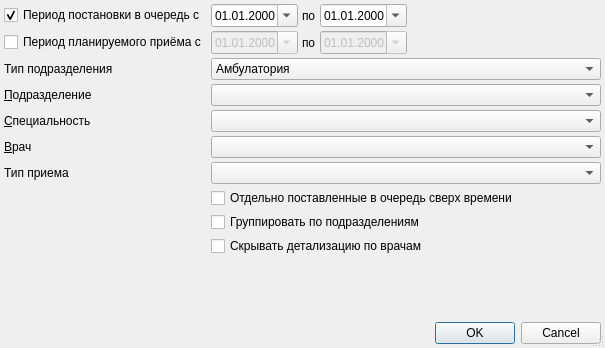
<?xml version="1.0" encoding="UTF-8"?>
<ui version="4.0">
 <class>PreRecordPlanExecutionByDoctorsDialog</class>
 <widget class="QDialog" name="PreRecordPlanExecutionByDoctorsDialog">
  <property name="windowModality">
   <enum>Qt::ApplicationModal</enum>
  </property>
  <property name="geometry">
   <rect>
    <x>0</x>
    <y>0</y>
    <width>550</width>
    <height>348</height>
   </rect>
  </property>
  <property name="windowTitle">
   <string>параметры отчёта</string>
  </property>
  <property name="sizeGripEnabled">
   <bool>true</bool>
  </property>
  <layout class="QGridLayout" name="gridLayout">
   <property name="margin">
    <number>4</number>
   </property>
   <property name="spacing">
    <number>4</number>
   </property>
   <item row="7" column="1" colspan="5">
    <widget class="QCheckBox" name="chkOvertime">
     <property name="text">
      <string>Отдельно поставленные в очередь сверх времени</string>
     </property>
    </widget>
   </item>
   <item row="4" column="1" colspan="5">
    <widget class="CRBComboBox" name="cmbSpeciality">
     <property name="sizePolicy">
      <sizepolicy hsizetype="Preferred" vsizetype="Fixed">
       <horstretch>0</horstretch>
       <verstretch>0</verstretch>
      </sizepolicy>
     </property>
     <property name="whatsThis">
      <string>&lt;html&gt;&lt;head&gt;&lt;meta name=&quot;qrichtext&quot; content=&quot;1&quot; /&gt;&lt;style type=&quot;text/css&quot;&gt;
p, li { white-space: pre-wrap; }
&lt;/style&gt;&lt;/head&gt;&lt;body style=&quot; font-family:'MS Shell Dlg 2'; font-size:8.25pt; font-weight:400; font-style:normal;&quot;&gt;
&lt;p style=&quot;-qt-paragraph-type:empty; margin-top:0px; margin-bottom:0px; margin-left:0px; margin-right:0px; -qt-block-indent:0; text-indent:0px;&quot;&gt;&lt;/p&gt;&lt;/body&gt;&lt;/html&gt;</string>
     </property>
    </widget>
   </item>
   <item row="5" column="0">
    <widget class="QLabel" name="lblPerson">
     <property name="sizePolicy">
      <sizepolicy hsizetype="Preferred" vsizetype="Preferred">
       <horstretch>0</horstretch>
       <verstretch>0</verstretch>
      </sizepolicy>
     </property>
     <property name="text">
      <string>&amp;Врач</string>
     </property>
     <property name="buddy">
      <cstring>cmbPerson</cstring>
     </property>
    </widget>
   </item>
   <item row="3" column="1" colspan="5">
    <widget class="COrgStructureComboBox" name="cmbOrgStructure">
     <property name="sizePolicy">
      <sizepolicy hsizetype="Preferred" vsizetype="Fixed">
       <horstretch>0</horstretch>
       <verstretch>0</verstretch>
      </sizepolicy>
     </property>
    </widget>
   </item>
   <item row="5" column="1" colspan="5">
    <widget class="CPersonComboBoxEx" name="cmbPerson">
     <property name="sizePolicy">
      <sizepolicy hsizetype="Expanding" vsizetype="Fixed">
       <horstretch>0</horstretch>
       <verstretch>0</verstretch>
      </sizepolicy>
     </property>
    </widget>
   </item>
   <item row="0" column="2">
    <widget class="QLabel" name="lblEndRecordDate">
     <property name="sizePolicy">
      <sizepolicy hsizetype="Maximum" vsizetype="Preferred">
       <horstretch>0</horstretch>
       <verstretch>0</verstretch>
      </sizepolicy>
     </property>
     <property name="text">
      <string>по</string>
     </property>
     <property name="buddy">
      <cstring>edtEndRecordDate</cstring>
     </property>
    </widget>
   </item>
   <item row="8" column="1" colspan="5">
    <widget class="QCheckBox" name="chkGroupByOrgStructure">
     <property name="sizePolicy">
      <sizepolicy hsizetype="Preferred" vsizetype="Fixed">
       <horstretch>0</horstretch>
       <verstretch>0</verstretch>
      </sizepolicy>
     </property>
     <property name="text">
      <string>Группировать по подразделениям</string>
     </property>
    </widget>
   </item>
   <item row="1" column="2">
    <widget class="QLabel" name="lblEndScheduleDate">
     <property name="sizePolicy">
      <sizepolicy hsizetype="Maximum" vsizetype="Preferred">
       <horstretch>0</horstretch>
       <verstretch>0</verstretch>
      </sizepolicy>
     </property>
     <property name="text">
      <string>по</string>
     </property>
     <property name="buddy">
      <cstring>edtEndScheduleDate</cstring>
     </property>
    </widget>
   </item>
   <item row="1" column="0">
    <widget class="QCheckBox" name="chkSchedulePeriod">
     <property name="sizePolicy">
      <sizepolicy hsizetype="Preferred" vsizetype="Fixed">
       <horstretch>0</horstretch>
       <verstretch>0</verstretch>
      </sizepolicy>
     </property>
     <property name="text">
      <string>Период планируемого приёма с</string>
     </property>
     <property name="checked">
      <bool>false</bool>
     </property>
    </widget>
   </item>
   <item row="0" column="1">
    <widget class="CDateEdit" name="edtBegRecordDate">
     <property name="enabled">
      <bool>true</bool>
     </property>
     <property name="sizePolicy">
      <sizepolicy hsizetype="Maximum" vsizetype="Fixed">
       <horstretch>0</horstretch>
       <verstretch>0</verstretch>
      </sizepolicy>
     </property>
     <property name="displayFormat">
      <string>dd.MM.yyyy</string>
     </property>
     <property name="calendarPopup">
      <bool>true</bool>
     </property>
    </widget>
   </item>
   <item row="10" column="0">
    <spacer name="verticalSpacer">
     <property name="orientation">
      <enum>Qt::Vertical</enum>
     </property>
     <property name="sizeHint" stdset="0">
      <size>
       <width>20</width>
       <height>0</height>
      </size>
     </property>
    </spacer>
   </item>
   <item row="0" column="0">
    <widget class="QCheckBox" name="chkRecordPeriod">
     <property name="sizePolicy">
      <sizepolicy hsizetype="Preferred" vsizetype="Fixed">
       <horstretch>0</horstretch>
       <verstretch>0</verstretch>
      </sizepolicy>
     </property>
     <property name="text">
      <string>Период постановки в очередь с</string>
     </property>
     <property name="checked">
      <bool>true</bool>
     </property>
    </widget>
   </item>
   <item row="9" column="1" colspan="5">
    <widget class="QCheckBox" name="chkHidePersons">
     <property name="text">
      <string>Скрывать детализацию по врачам</string>
     </property>
    </widget>
   </item>
   <item row="0" column="3" colspan="2">
    <widget class="CDateEdit" name="edtEndRecordDate">
     <property name="enabled">
      <bool>true</bool>
     </property>
     <property name="sizePolicy">
      <sizepolicy hsizetype="Maximum" vsizetype="Fixed">
       <horstretch>0</horstretch>
       <verstretch>0</verstretch>
      </sizepolicy>
     </property>
     <property name="displayFormat">
      <string>dd.MM.yyyy</string>
     </property>
     <property name="calendarPopup">
      <bool>true</bool>
     </property>
    </widget>
   </item>
   <item row="1" column="1">
    <widget class="CDateEdit" name="edtBegScheduleDate">
     <property name="enabled">
      <bool>false</bool>
     </property>
     <property name="sizePolicy">
      <sizepolicy hsizetype="Maximum" vsizetype="Fixed">
       <horstretch>0</horstretch>
       <verstretch>0</verstretch>
      </sizepolicy>
     </property>
     <property name="displayFormat">
      <string>dd.MM.yyyy</string>
     </property>
     <property name="calendarPopup">
      <bool>true</bool>
     </property>
    </widget>
   </item>
   <item row="0" column="5">
    <spacer name="horizontalSpacer">
     <property name="orientation">
      <enum>Qt::Horizontal</enum>
     </property>
     <property name="sizeHint" stdset="0">
      <size>
       <width>40</width>
       <height>20</height>
      </size>
     </property>
    </spacer>
   </item>
   <item row="4" column="0">
    <widget class="QLabel" name="lblSpeciality">
     <property name="sizePolicy">
      <sizepolicy hsizetype="Preferred" vsizetype="Preferred">
       <horstretch>0</horstretch>
       <verstretch>0</verstretch>
      </sizepolicy>
     </property>
     <property name="text">
      <string>&amp;Специальность</string>
     </property>
     <property name="buddy">
      <cstring>cmbSpeciality</cstring>
     </property>
    </widget>
   </item>
   <item row="1" column="3" colspan="2">
    <widget class="CDateEdit" name="edtEndScheduleDate">
     <property name="enabled">
      <bool>false</bool>
     </property>
     <property name="sizePolicy">
      <sizepolicy hsizetype="Maximum" vsizetype="Fixed">
       <horstretch>0</horstretch>
       <verstretch>0</verstretch>
      </sizepolicy>
     </property>
     <property name="displayFormat">
      <string>dd.MM.yyyy</string>
     </property>
     <property name="calendarPopup">
      <bool>true</bool>
     </property>
    </widget>
   </item>
   <item row="3" column="0">
    <widget class="QLabel" name="lblOrgStructure">
     <property name="sizePolicy">
      <sizepolicy hsizetype="Preferred" vsizetype="Preferred">
       <horstretch>0</horstretch>
       <verstretch>0</verstretch>
      </sizepolicy>
     </property>
     <property name="text">
      <string>&amp;Подразделение</string>
     </property>
     <property name="buddy">
      <cstring>cmbOrgStructure</cstring>
     </property>
    </widget>
   </item>
   <item row="6" column="0">
    <widget class="QLabel" name="lblAppointmentType">
     <property name="text">
      <string>Тип приема</string>
     </property>
    </widget>
   </item>
   <item row="6" column="1" colspan="5">
    <widget class="QComboBox" name="cmbAppointmentType"/>
   </item>
   <item row="12" column="0" colspan="6">
    <widget class="QDialogButtonBox" name="buttonBox">
     <property name="orientation">
      <enum>Qt::Horizontal</enum>
     </property>
     <property name="standardButtons">
      <set>QDialogButtonBox::Cancel|QDialogButtonBox::Ok</set>
     </property>
    </widget>
   </item>
   <item row="2" column="0">
    <widget class="QLabel" name="lblOrgStructureType">
     <property name="sizePolicy">
      <sizepolicy hsizetype="Preferred" vsizetype="Preferred">
       <horstretch>0</horstretch>
       <verstretch>0</verstretch>
      </sizepolicy>
     </property>
     <property name="text">
      <string>Тип подразделения</string>
     </property>
     <property name="buddy">
      <cstring>cmbOrgStructureType</cstring>
     </property>
    </widget>
   </item>
   <item row="2" column="1" colspan="5">
    <widget class="QComboBox" name="cmbOrgStructureType">
     <property name="sizePolicy">
      <sizepolicy hsizetype="Preferred" vsizetype="Fixed">
       <horstretch>0</horstretch>
       <verstretch>0</verstretch>
      </sizepolicy>
     </property>
     <item>
      <property name="text">
       <string>Амбулатория</string>
      </property>
     </item>
     <item>
      <property name="text">
       <string>Стационар</string>
      </property>
     </item>
     <item>
      <property name="text">
       <string>Скорая помощь</string>
      </property>
     </item>
     <item>
      <property name="text">
       <string>Мобильная станция</string>
      </property>
     </item>
     <item>
      <property name="text">
       <string>Приемное отделение стационара</string>
      </property>
     </item>
    </widget>
   </item>
  </layout>
 </widget>
 <customwidgets>
  <customwidget>
   <class>COrgStructureComboBox</class>
   <extends>QComboBox</extends>
   <header>Orgs/OrgStructComboBoxes.h</header>
  </customwidget>
  <customwidget>
   <class>CRBComboBox</class>
   <extends>QComboBox</extends>
   <header>library/crbcombobox.h</header>
  </customwidget>
  <customwidget>
   <class>CDateEdit</class>
   <extends>QDateEdit</extends>
   <header>library/DateEdit</header>
  </customwidget>
  <customwidget>
   <class>CPersonComboBoxEx</class>
   <extends>QComboBox</extends>
   <header>Orgs/PersonComboBoxEx.h</header>
  </customwidget>
 </customwidgets>
 <tabstops>
  <tabstop>chkRecordPeriod</tabstop>
  <tabstop>edtBegRecordDate</tabstop>
  <tabstop>edtEndRecordDate</tabstop>
  <tabstop>chkSchedulePeriod</tabstop>
  <tabstop>edtBegScheduleDate</tabstop>
  <tabstop>edtEndScheduleDate</tabstop>
  <tabstop>cmbOrgStructure</tabstop>
  <tabstop>cmbSpeciality</tabstop>
  <tabstop>cmbPerson</tabstop>
  <tabstop>cmbAppointmentType</tabstop>
  <tabstop>chkOvertime</tabstop>
  <tabstop>chkGroupByOrgStructure</tabstop>
  <tabstop>chkHidePersons</tabstop>
  <tabstop>buttonBox</tabstop>
 </tabstops>
 <resources/>
 <connections>
  <connection>
   <sender>buttonBox</sender>
   <signal>accepted()</signal>
   <receiver>PreRecordPlanExecutionByDoctorsDialog</receiver>
   <slot>accept()</slot>
   <hints>
    <hint type="sourcelabel">
     <x>194</x>
     <y>149</y>
    </hint>
    <hint type="destinationlabel">
     <x>119</x>
     <y>177</y>
    </hint>
   </hints>
  </connection>
  <connection>
   <sender>buttonBox</sender>
   <signal>rejected()</signal>
   <receiver>PreRecordPlanExecutionByDoctorsDialog</receiver>
   <slot>reject()</slot>
   <hints>
    <hint type="sourcelabel">
     <x>245</x>
     <y>149</y>
    </hint>
    <hint type="destinationlabel">
     <x>316</x>
     <y>177</y>
    </hint>
   </hints>
  </connection>
  <connection>
   <sender>chkRecordPeriod</sender>
   <signal>toggled(bool)</signal>
   <receiver>edtBegRecordDate</receiver>
   <slot>setEnabled(bool)</slot>
   <hints>
    <hint type="sourcelabel">
     <x>142</x>
     <y>13</y>
    </hint>
    <hint type="destinationlabel">
     <x>229</x>
     <y>11</y>
    </hint>
   </hints>
  </connection>
  <connection>
   <sender>chkRecordPeriod</sender>
   <signal>toggled(bool)</signal>
   <receiver>edtEndRecordDate</receiver>
   <slot>setEnabled(bool)</slot>
   <hints>
    <hint type="sourcelabel">
     <x>110</x>
     <y>17</y>
    </hint>
    <hint type="destinationlabel">
     <x>319</x>
     <y>21</y>
    </hint>
   </hints>
  </connection>
  <connection>
   <sender>chkSchedulePeriod</sender>
   <signal>toggled(bool)</signal>
   <receiver>edtBegScheduleDate</receiver>
   <slot>setEnabled(bool)</slot>
   <hints>
    <hint type="sourcelabel">
     <x>146</x>
     <y>39</y>
    </hint>
    <hint type="destinationlabel">
     <x>222</x>
     <y>41</y>
    </hint>
   </hints>
  </connection>
  <connection>
   <sender>chkSchedulePeriod</sender>
   <signal>toggled(bool)</signal>
   <receiver>edtEndScheduleDate</receiver>
   <slot>setEnabled(bool)</slot>
   <hints>
    <hint type="sourcelabel">
     <x>95</x>
     <y>38</y>
    </hint>
    <hint type="destinationlabel">
     <x>327</x>
     <y>38</y>
    </hint>
   </hints>
  </connection>
  <connection>
   <sender>chkRecordPeriod</sender>
   <signal>clicked()</signal>
   <receiver>edtBegRecordDate</receiver>
   <slot>setFocus()</slot>
   <hints>
    <hint type="sourcelabel">
     <x>97</x>
     <y>16</y>
    </hint>
    <hint type="destinationlabel">
     <x>230</x>
     <y>16</y>
    </hint>
   </hints>
  </connection>
  <connection>
   <sender>chkSchedulePeriod</sender>
   <signal>clicked()</signal>
   <receiver>edtBegScheduleDate</receiver>
   <slot>setFocus()</slot>
   <hints>
    <hint type="sourcelabel">
     <x>129</x>
     <y>41</y>
    </hint>
    <hint type="destinationlabel">
     <x>225</x>
     <y>35</y>
    </hint>
   </hints>
  </connection>
 </connections>
</ui>
